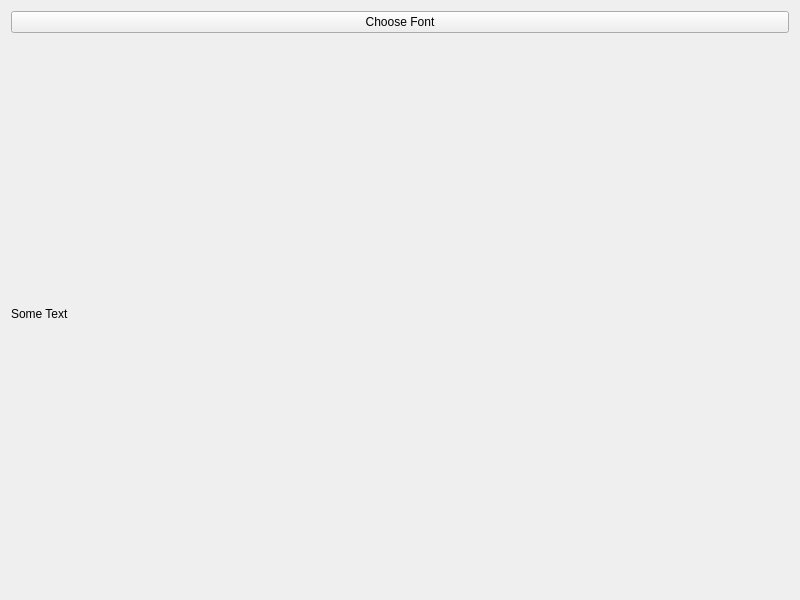
<?xml version="1.0" encoding="UTF-8"?>
<ui version="4.0">
 <class>Widget</class>
 <widget class="QWidget" name="Widget">
  <property name="geometry">
   <rect>
    <x>0</x>
    <y>0</y>
    <width>800</width>
    <height>600</height>
   </rect>
  </property>
  <property name="windowTitle">
   <string>Widget</string>
  </property>
  <layout class="QVBoxLayout" name="verticalLayout_2">
   <item>
    <layout class="QVBoxLayout" name="verticalLayout">
     <item>
      <widget class="QPushButton" name="chooseFontButton">
       <property name="text">
        <string>Choose Font</string>
       </property>
      </widget>
     </item>
     <item>
      <widget class="QLabel" name="label">
       <property name="text">
        <string>Some Text</string>
       </property>
      </widget>
     </item>
    </layout>
   </item>
  </layout>
 </widget>
 <resources/>
 <connections/>
</ui>
